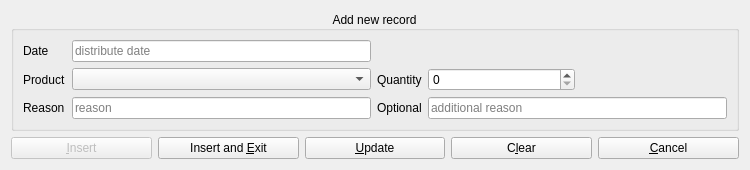
<?xml version="1.0" encoding="UTF-8"?>
<ui version="4.0">
 <class>DRWidget</class>
 <widget class="QWidget" name="DRWidget">
  <property name="geometry">
   <rect>
    <x>0</x>
    <y>0</y>
    <width>750</width>
    <height>154</height>
   </rect>
  </property>
  <layout class="QVBoxLayout" name="verticalLayout">
   <item>
    <widget class="QGroupBox" name="groupBox">
     <property name="title">
      <string>Add new record</string>
     </property>
     <property name="alignment">
      <set>Qt::AlignCenter</set>
     </property>
     <layout class="QGridLayout" name="gridLayout" rowstretch="0,0,0,0,0">
      <item row="1" column="4">
       <layout class="QHBoxLayout" name="horizontalLayout" stretch="0,0">
        <item>
         <widget class="QtySpinInput" name="spin_qty"/>
        </item>
        <item>
         <widget class="QLabel" name="label_unit">
          <property name="text">
           <string/>
          </property>
         </widget>
        </item>
       </layout>
      </item>
      <item row="4" column="3">
       <widget class="QLabel" name="label_reason2">
        <property name="text">
         <string>Optional</string>
        </property>
       </widget>
      </item>
      <item row="1" column="3">
       <widget class="QLabel" name="label_qty">
        <property name="text">
         <string>Quantity</string>
        </property>
       </widget>
      </item>
      <item row="0" column="0">
       <widget class="QLabel" name="label_date">
        <property name="text">
         <string>Date</string>
        </property>
       </widget>
      </item>
      <item row="4" column="1">
       <widget class="TextInput" name="edit_reason_a">
        <property name="placeholderText">
         <string>reason</string>
        </property>
       </widget>
      </item>
      <item row="4" column="0">
       <widget class="QLabel" name="label_reason">
        <property name="text">
         <string>Reason</string>
        </property>
       </widget>
      </item>
      <item row="1" column="0">
       <widget class="QLabel" name="label_products">
        <property name="text">
         <string>Product</string>
        </property>
       </widget>
      </item>
      <item row="4" column="4">
       <widget class="TextInput" name="edit_reason_b">
        <property name="placeholderText">
         <string>additional reason</string>
        </property>
       </widget>
      </item>
      <item row="0" column="1">
       <widget class="DateInput" name="edit_date">
        <property name="placeholderText">
         <string>distribute date</string>
        </property>
       </widget>
      </item>
      <item row="1" column="1">
       <widget class="QComboBox" name="combo_products">
        <property name="insertPolicy">
         <enum>QComboBox::NoInsert</enum>
        </property>
       </widget>
      </item>
     </layout>
    </widget>
   </item>
   <item>
    <layout class="QHBoxLayout" name="horizontalLayout_3">
     <item>
      <widget class="QPushButton" name="action_addnext">
       <property name="enabled">
        <bool>false</bool>
       </property>
       <property name="text">
        <string>&amp;Insert</string>
       </property>
      </widget>
     </item>
     <item>
      <widget class="QPushButton" name="action_addexit">
       <property name="text">
        <string>Insert and &amp;Exit</string>
       </property>
      </widget>
     </item>
     <item>
      <widget class="QPushButton" name="action_update">
       <property name="text">
        <string>&amp;Update</string>
       </property>
      </widget>
     </item>
     <item>
      <widget class="QPushButton" name="action_clear">
       <property name="text">
        <string>C&amp;lear</string>
       </property>
      </widget>
     </item>
     <item>
      <widget class="QPushButton" name="action_cancel">
       <property name="text">
        <string>&amp;Cancel</string>
       </property>
      </widget>
     </item>
    </layout>
   </item>
  </layout>
 </widget>
 <customwidgets>
  <customwidget>
   <class>TextInput</class>
   <extends>QLineEdit</extends>
   <header>TextInput.h</header>
  </customwidget>
  <customwidget>
   <class>DateInput</class>
   <extends>QLineEdit</extends>
   <header>DateInput.h</header>
  </customwidget>
  <customwidget>
   <class>QtySpinInput</class>
   <extends>QSpinBox</extends>
   <header>QtySpinInput.h</header>
  </customwidget>
 </customwidgets>
 <tabstops>
  <tabstop>edit_date</tabstop>
  <tabstop>combo_products</tabstop>
  <tabstop>spin_qty</tabstop>
  <tabstop>edit_reason_a</tabstop>
  <tabstop>edit_reason_b</tabstop>
  <tabstop>action_addnext</tabstop>
  <tabstop>action_addexit</tabstop>
  <tabstop>action_clear</tabstop>
  <tabstop>action_cancel</tabstop>
 </tabstops>
 <resources/>
 <connections/>
</ui>
